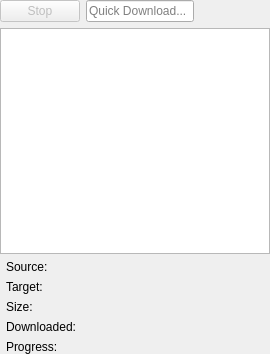
<?xml version="1.0" encoding="UTF-8"?>
<ui version="4.0">
 <class>Otter::TransfersContentsWidget</class>
 <widget class="QWidget" name="Otter::TransfersContentsWidget">
  <property name="geometry">
   <rect>
    <x>0</x>
    <y>0</y>
    <width>270</width>
    <height>354</height>
   </rect>
  </property>
  <layout class="QVBoxLayout" name="verticalLayout">
   <property name="leftMargin">
    <number>0</number>
   </property>
   <property name="topMargin">
    <number>0</number>
   </property>
   <property name="rightMargin">
    <number>0</number>
   </property>
   <property name="bottomMargin">
    <number>0</number>
   </property>
   <item>
    <layout class="QHBoxLayout" name="horizontalLayout" stretch="0,0,1">
     <item>
      <widget class="QPushButton" name="stopResumeButton">
       <property name="enabled">
        <bool>false</bool>
       </property>
       <property name="text">
        <string>Stop</string>
       </property>
      </widget>
     </item>
     <item>
      <widget class="QLineEdit" name="downloadLineEdit">
       <property name="placeholderText">
        <string>Quick Download...</string>
       </property>
      </widget>
     </item>
     <item>
      <spacer name="horizontalSpacer">
       <property name="orientation">
        <enum>Qt::Horizontal</enum>
       </property>
       <property name="sizeHint" stdset="0">
        <size>
         <width>0</width>
         <height>0</height>
        </size>
       </property>
      </spacer>
     </item>
    </layout>
   </item>
   <item>
    <widget class="QTableView" name="transfersView">
     <property name="contextMenuPolicy">
      <enum>Qt::CustomContextMenu</enum>
     </property>
     <property name="editTriggers">
      <set>QAbstractItemView::NoEditTriggers</set>
     </property>
     <property name="alternatingRowColors">
      <bool>true</bool>
     </property>
     <property name="selectionMode">
      <enum>QAbstractItemView::SingleSelection</enum>
     </property>
     <property name="selectionBehavior">
      <enum>QAbstractItemView::SelectRows</enum>
     </property>
     <property name="showGrid">
      <bool>false</bool>
     </property>
     <property name="wordWrap">
      <bool>false</bool>
     </property>
     <attribute name="horizontalHeaderDefaultSectionSize">
      <number>150</number>
     </attribute>
     <attribute name="horizontalHeaderHighlightSections">
      <bool>false</bool>
     </attribute>
     <attribute name="verticalHeaderVisible">
      <bool>false</bool>
     </attribute>
    </widget>
   </item>
   <item>
    <layout class="QFormLayout" name="formLayout">
     <property name="fieldGrowthPolicy">
      <enum>QFormLayout::AllNonFixedFieldsGrow</enum>
     </property>
     <property name="leftMargin">
      <number>6</number>
     </property>
     <property name="rightMargin">
      <number>6</number>
     </property>
     <item row="0" column="0">
      <widget class="QLabel" name="sourceLabel">
       <property name="text">
        <string>Source:</string>
       </property>
       <property name="textInteractionFlags">
        <set>Qt::NoTextInteraction</set>
       </property>
      </widget>
     </item>
     <item row="1" column="0">
      <widget class="QLabel" name="targetLabel">
       <property name="text">
        <string>Target:</string>
       </property>
       <property name="textInteractionFlags">
        <set>Qt::NoTextInteraction</set>
       </property>
      </widget>
     </item>
     <item row="4" column="0">
      <widget class="QLabel" name="progressLabel">
       <property name="text">
        <string>Progress:</string>
       </property>
       <property name="textInteractionFlags">
        <set>Qt::NoTextInteraction</set>
       </property>
      </widget>
     </item>
     <item row="2" column="0">
      <widget class="QLabel" name="sizeLabel">
       <property name="text">
        <string>Size:</string>
       </property>
       <property name="textInteractionFlags">
        <set>Qt::NoTextInteraction</set>
       </property>
      </widget>
     </item>
     <item row="3" column="0">
      <widget class="QLabel" name="downloadedLabel">
       <property name="text">
        <string>Downloaded:</string>
       </property>
      </widget>
     </item>
     <item row="0" column="1">
      <widget class="Otter::TextLabelWidget" name="sourceLabelWidget" native="true"/>
     </item>
     <item row="1" column="1">
      <widget class="Otter::TextLabelWidget" name="targetLabelWidget" native="true"/>
     </item>
     <item row="2" column="1">
      <widget class="Otter::TextLabelWidget" name="sizeLabelWidget" native="true"/>
     </item>
     <item row="3" column="1">
      <widget class="Otter::TextLabelWidget" name="downloadedLabelWidget" native="true"/>
     </item>
     <item row="4" column="1">
      <widget class="Otter::TextLabelWidget" name="progressLabelWidget" native="true"/>
     </item>
    </layout>
   </item>
  </layout>
 </widget>
 <customwidgets>
  <customwidget>
   <class>Otter::TextLabelWidget</class>
   <extends>QWidget</extends>
   <header>src/ui/TextLabelWidget.h</header>
   <container>1</container>
  </customwidget>
 </customwidgets>
 <resources/>
 <connections/>
</ui>
